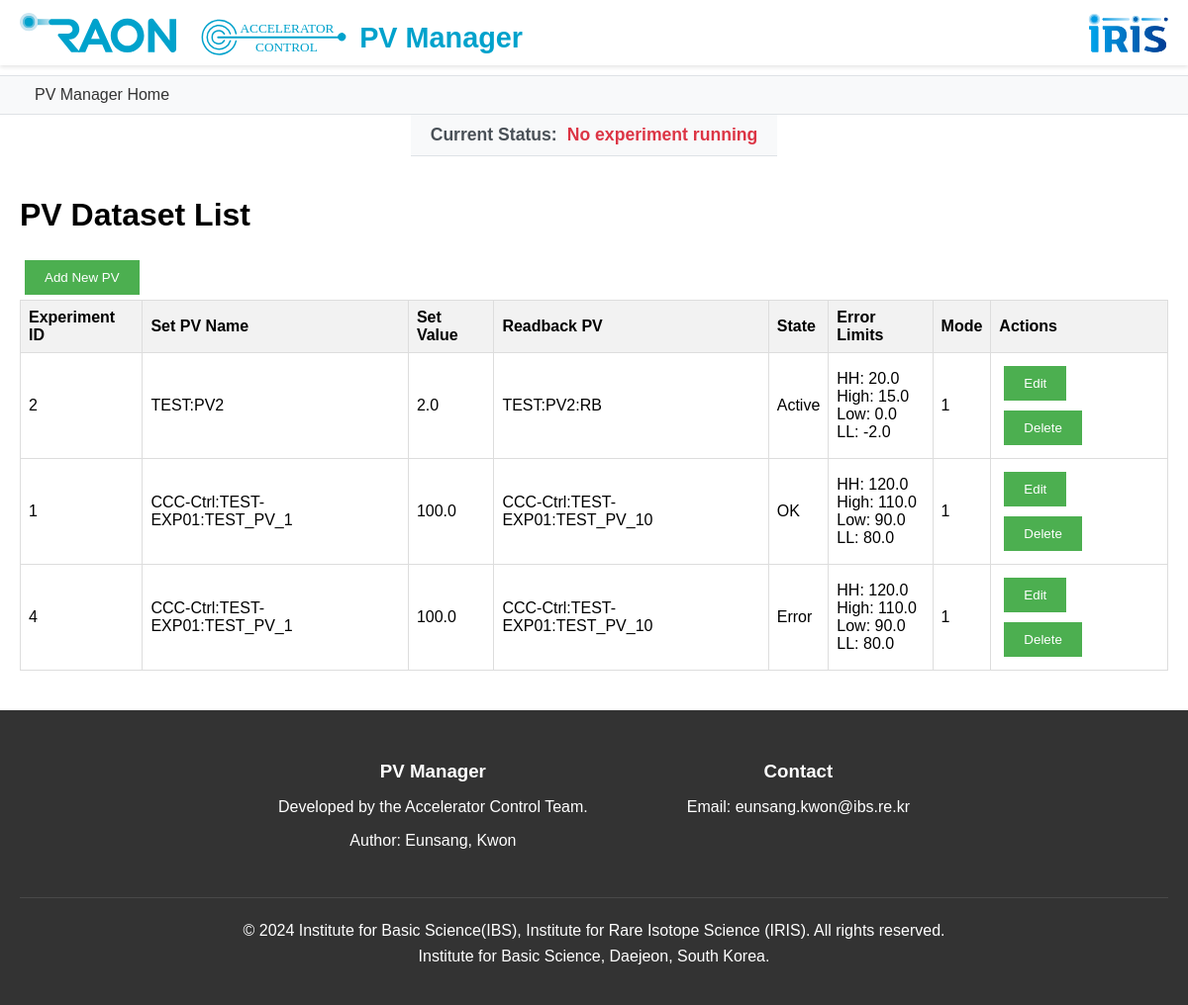
Page /app2/pv-list on the earlier database version.
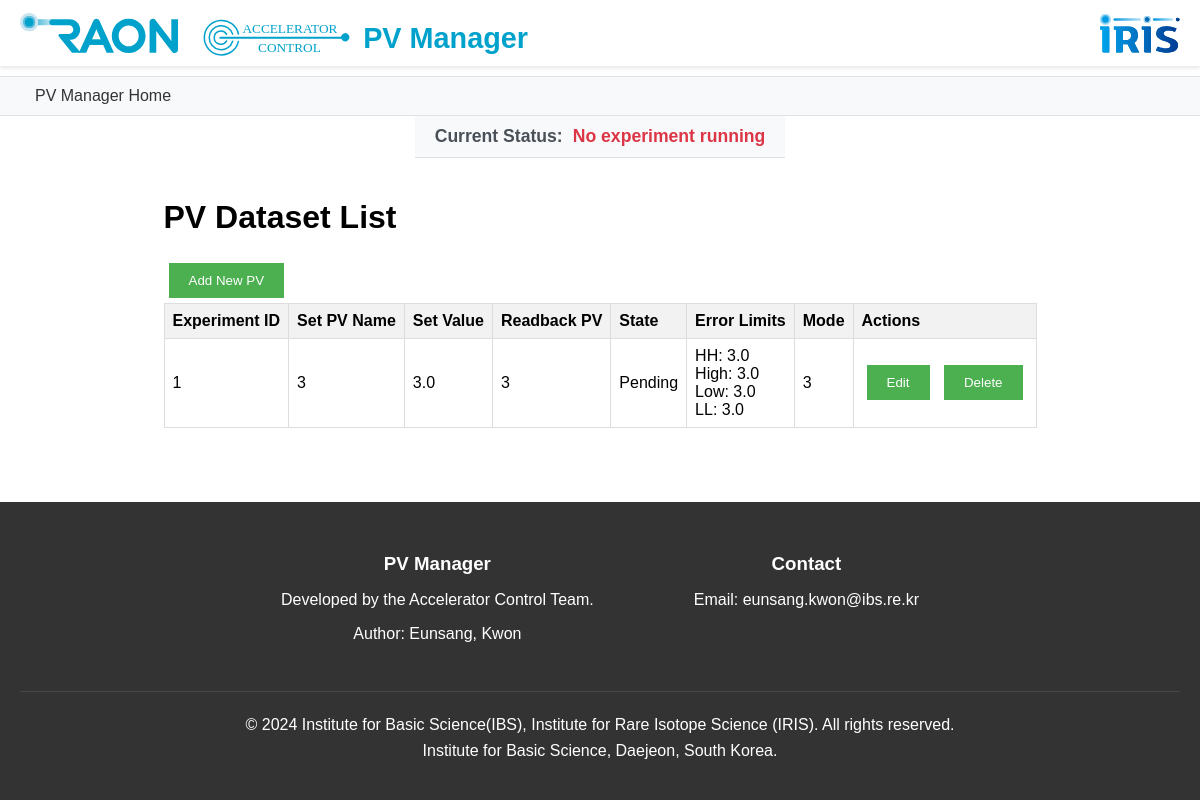
Same page on the later database version.
### app/models/__init__.py (models this page shows, shortened)
class PVDataset(db.Model):
    id = db.Column(db.Integer, primary_key=True)
    experiment_id = db.Column(db.Integer, db.ForeignKey('experiment.id'), nullable=False)
    set_pv_name = db.Column(db.String(100), nullable=False)
    set_value = db.Column(db.Float, nullable=False)
    readback_pv_name = db.Column(db.String(100), nullable=False)
    state = db.Column(db.String(50), nullable=False)
    last_updated = db.Column(db.DateTime, nullable=True)
    HH = db.Column(db.Float)
    High = db.Column(db.Float)
    Low = db.Column(db.Float)
    LL = db.Column(db.Float)
    error_rate = db.Column(db.Float)
    mode = db.Column(db.Integer)

### app/routes/api.py (the view)
@bp.route("/pv-list")
def pv_list():
    pv_data = PVDataset.query.all()
    return render_template("pv_list.html", pv_data=pv_data)

### app/templates/pv_list.html (shortened to what this page needs)
{% extends "base.html" %}
{% block content %}
<body>
    <h1>PV Dataset List</h1>
    <button class="button" onclick="location.href='{{ url_for('api.add_pv') }}'">Add New PV</button>
    <table>
        <tr>
            <th>Experiment ID</th>
            <th>Set PV Name</th>
            <th>Set Value</th>
            <th>Readback PV</th>
            <th>State</th>
            <th>Error Limits</th>
            <th>Mode</th>
            <th>Actions</th>
        </tr>
        {% for pv in pv_data %}
        <tr>
            <td>{{ pv.experiment_id }}</td>
            <td>{{ pv.set_pv_name }}</td>
            <td>{{ pv.set_value }}</td>
            <td>{{ pv.readback_pv_name }}</td>
            <td>{{ pv.state }}</td>
            <td>
                HH: {{ pv.HH }}<br>
                High: {{ pv.High }}<br>
                Low: {{ pv.Low }}<br>
                LL: {{ pv.LL }}
            </td>
            <td>{{ pv.mode }}</td>
            <td>
                <button class="button edit" onclick="location.href='{{ url_for('api.edit_pv', id=pv.id) }}'">Edit</button>
                <form action="{{ url_for('api.delete_pv', id=pv.id) }}" method="POST" style="display: inline;">
                    <button class="button delete" onclick="return confirm('Are you sure?')">Delete</button>
                </form>
            </td>
        </tr>
        {% endfor %}
    </table>
    {% endblock content %}

Differences in the rows shown:
removed PVDataset: experiment_id "2", set_pv_name "TEST:PV2", set_value "2.0", readback_pv_name "TEST:PV2:RB", state "Active", HH "20.0", High "15.0", Low "0.0", LL "-2.0", mode "1"
removed PVDataset: experiment_id "1", set_pv_name "CCC-Ctrl:TEST-EXP01:TEST_PV_1", set_value "100.0", readback_pv_name "CCC-Ctrl:TEST-EXP01:TEST_PV_10", state "OK", HH "120.0", High "110.0", Low "90.0", LL "80.0", mode "1"
removed PVDataset: experiment_id "4", set_pv_name "CCC-Ctrl:TEST-EXP01:TEST_PV_1", set_value "100.0", readback_pv_name "CCC-Ctrl:TEST-EXP01:TEST_PV_10", state "Error", HH "120.0", High "110.0", Low "90.0", LL "80.0", mode "1"
added PVDataset: experiment_id "1", set_pv_name "3", set_value "3.0", readback_pv_name "3", state "Pending", HH "3.0", High "3.0", Low "3.0", LL "3.0", mode "3"
